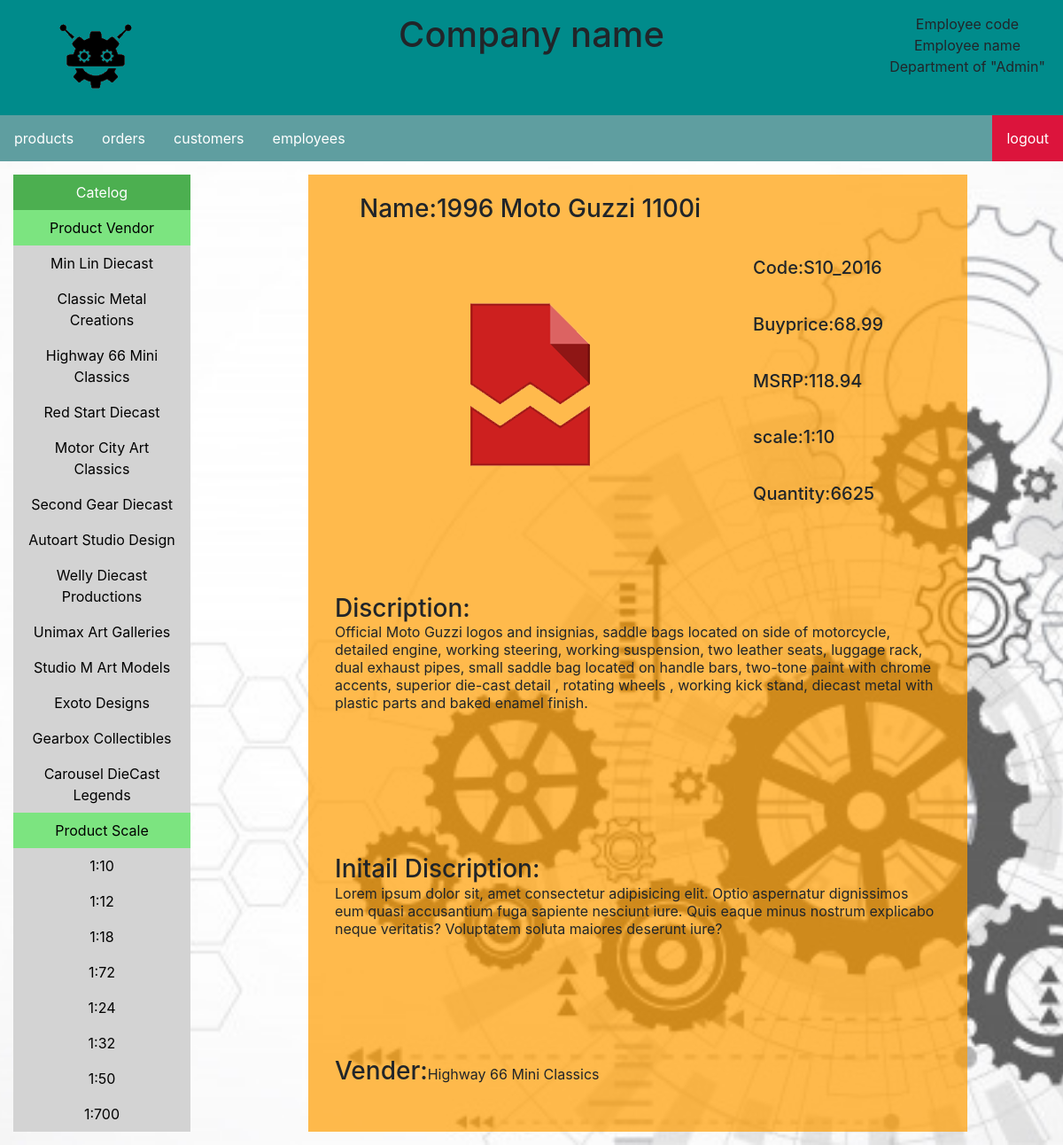
/2.php?productCode=S10_2016, run on the app's committed database.
### tables this page shows
CREATE TABLE `products` (
  `productCode` varchar(15) NOT NULL,
  `productName` varchar(70) NOT NULL,
  `productLine` varchar(50) NOT NULL,
  `productScale` varchar(10) NOT NULL,
  `productVendor` varchar(50) NOT NULL,
  `productDescription` text NOT NULL,
  `quantityInStock` smallint(6) NOT NULL,
  `buyPrice` decimal(10,2) NOT NULL,
  `MSRP` decimal(10,2) NOT NULL
);

### 2.php (the view, shortened to what this page needs)
<?php
include "mysql_control.php";
$productCode = $_GET['productCode'];
$tablename = "products";
$result = mysqli_query($con,"SELECT * FROM $tablename WHERE productCode='$productCode'");
$data = mysqli_fetch_row($result);
$product_name = $data[1];
$product_code = $data[0];
$product_buyPrice = $data[7];
$product_MSRP = $data[8];
$product_scale = $data[3];
$product_quantity = $data[6];
$product_description = $data[5];
$product_vendor = $data[4];
?>
<html>
    <head>
        <link rel="stylesheet" href="https://stackpath.bootstrapcdn.com/bootstrap/4.3.1/css/bootstrap.min.css">
        <link rel="stylesheet" type="text/css" href="css/main.css">
    </head>
    <body class="bg-image">
        <div class="row">
            <div class="column-left"><img src="image\logo.png" class="login-logo-image"></div>
            <div class="column-center"><h1>Company name</h1></div>
            <div class="column-right">
                Employee code<br>
                Employee name<br>
                Department of "Admin"
            </div>
        </div>
        <ul class="ul-menu-bar">
            <li class="li-menu-bar"><a href="1.php?category=products">products</a></li>
            <li class="li-menu-bar"><a href="1.php?category=orders">orders</a></li>
            <li class="li-menu-bar"><a href="1.php?category=customers">customers</a></li>
            <li class="li-menu-bar"><a href="1.php?category=employees">employees</a></li>
            <li class="li-menu-bar" style="float:right"><a class="active" href="#about">logout</a></li>
        </ul>
		<div class="row" style="margin:0px">
			<div class="column-left-body">
				<ul class="ul-menu-list">
					<li class="li-menu-list"><a class="main-catelog" href="#home">Catelog</a></li>
					<li class="li-menu-list"><a class="sub-catelog" href="#news">Product Vendor</a></li>
					<?php
						$result = mysqli_query($con,"SELECT DISTINCT productVendor FROM `products`");
						while($data = mysqli_fetch_row($result))
						{
							echo "<li class='li-menu-list'><a href='1.php?category=products&productvendor=$data[0]'>$data[0]</a></li>";
						}
					?>
					<li class="li-menu-list"><a class="sub-catelog" href="#news">Product Scale</a></li>
					<?php
						$result = mysqli_query($con,"SELECT DISTINCT productScale FROM `products`");
						while($data = mysqli_fetch_row($result))
						{
							echo "<li class='li-menu-list'><a href='1.php?category=products&productscale=$data[0]'>$data[0]</a></li>";
						}
					?>
				</ul>
			</div>
			<div class="column-center-body">
				<table class="document">
                <tr>
                    <td align="center" style="padding: 10px"><h3>Name:<?php echo $product_name ?></h3></td>
                </tr>
                <tr>
                    <td align="center" style="padding: 10px" rowspan="5"><img onerror="this.src='./image/default_image.png'" src="./image/product.jpg" ></td>
                    <td><h5>Code:<?php echo $product_code ?></h5></td>
                </tr>
                <tr>
                    <td><h5>Buyprice:<?php echo $product_buyPrice ?></h5></td>
                </tr>
                <tr>
                    <td><h5>MSRP:<?php echo $product_MSRP ?></h5></td>
                </tr>
                <tr>
                    <td><h5>scale:<?php echo $product_scale ?></h5></td>
                </tr>
                <tr>
                    <td><h5>Quantity:<?php echo $product_quantity ?></h5></td>
                </tr>
                <tr>
                    <td colspan="2" style="padding: 30px"><h3>Discription:</h3><p><?php echo $product_description ?></p></td>
                </tr>
                <tr>
                    <td colspan="2" style="padding: 30px"><h3>Initail Discription:</h3><p>Lorem ipsum dolor sit, amet consectetur adipisicing elit.
                        Optio aspernatur dignissimos eum quasi accusantium fuga sapiente nesciunt iure.
                        Quis eaque minus nostrum explicabo neque veritatis? Voluptatem soluta maiores deserunt iure?</p></td>
                </tr>
                <tr>
                    <td colspan="2" style="padding: 30px"><h3>Vender:</h3><?php echo $product_vendor ?></td>
                </tr>
        </table>
			</div>
		</div>
    </body>
</html>

### css/main.css (style rules this page uses)
.bg-image { background-image: url("../image/bg.jpg"); background-repeat: no-repeat; background-position: center; background-size: cover; }
.login-logo-image { width: 100px; height: 100px; }
.ul-menu-bar { list-style-type: none; margin: 0; padding: 0; overflow: hidden; background-color: cadetblue; }
.li-menu-bar { float: left; }
.li-menu-bar a { display: block; color: white; text-align: center; padding: 14px 16px; text-decoration: none; }
.ul-menu-list { list-style-type: none; margin: 0; padding: 0; width: 200px; background-color: lightgray; }
.li-menu-list a { display: block; color: #000; padding: 8px 16px; text-decoration: none; }
.li-menu-list a.main-catelog { background-color: #4CAF50; color: white; }
.li-menu-list a.sub-catelog { background-color: rgb(124, 228, 128); color: black; }
.active { background-color: crimson; }
.column-left { text-align: center; background-color: darkcyan; padding: 15px; float: left; width: 20%; }
.column-center { text-align: center; background-color: darkcyan; padding: 15px; float: left; width: 60%; }
.column-right { text-align: center; background-color: darkcyan; padding: 15px; float: left; width: 20%; }
.column-left-body { text-align: center; padding: 15px; float: center; width: 20%; }
.column-center-body { text-align: center; padding: 15px; float: center; width: 80%; }
.row:after { content: ""; display: table; clear: both; }
.document { background-image: url("../image/bg_table.png"); margin: 0 auto; height: 100%; width: 80%; }
h3 { display: inline; }

### data on the page
products: productName "1996 Moto Guzzi 1100i", productCode "S10_2016", buyPrice "68.99", MSRP "118.94", productScale "1:10", quantityInStock "6625", productDescription "Official Moto Guzzi logos and insignias, saddle bags located on side of motorcycle, detailed engine, working steering, working suspension, two leather seats, luggage rack, dual exhaust pipes, small saddle bag located on handle bars, two-tone paint with chrome accents, superior die-cast detail , rotating wheels , working kick stand, diecast metal with plastic parts and baked enamel finish.", productVendor "Highway 66 Mini Classics"

### other printed values
$data[0] "Min Lin Diecast"
$data[0] "Classic Metal Creations"
$data[0] "Highway 66 Mini Classics"
$data[0] "Red Start Diecast"
$data[0] "Motor City Art Classics"
$data[0] "Second Gear Diecast"
$data[0] "Autoart Studio Design"
$data[0] "Welly Diecast Productions"
$data[0] "Unimax Art Galleries"
$data[0] "Studio M Art Models"
$data[0] "Exoto Designs"
$data[0] "Gearbox Collectibles"
$data[0] "Carousel DieCast Legends"
$data[0] "1:10"
$data[0] "1:12"
